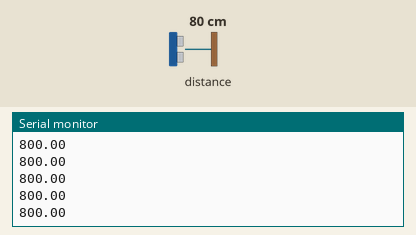
This sketch was run on a simulated Arduino Uno, built with avr-gcc and run on an emulated ATmega328P. Parts: the last lines printed to the serial monitor. Inputs (shaded band) come from the test bench; at power-on: distance to the obstacle 80 cm.

Above: at 1.2 s.
1.3 s: distance to the obstacle set to 2 cm
At 2.2 s:
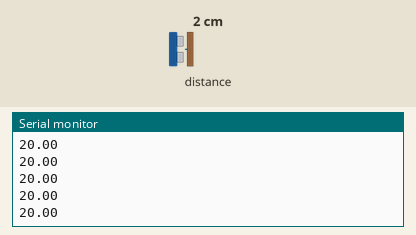
2.8 s: distance to the obstacle set to 4 cm
At 3.4 s:
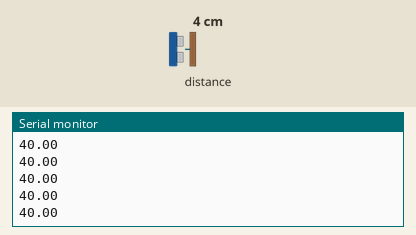
Timing chart, 0 to 5.8 s (numbered marks = the images above; inputs shaded):
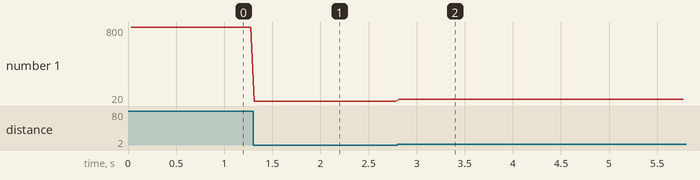

The sketch:

lidar_func.ino
```cpp
#include <Wire.h>
#include <VL53L0X.h>

VL53L0X sensor;

#define HIGH_ACCURACY
#define LONG_RANGE
//#define LONG_RANGE
//#define HIGH_SPEED

void setup()

{

  Serial.begin(9600);
  Wire.begin();
  sensor.setTimeout(500);

  if (!sensor.init())
  {
    Serial.println("Failed to detect and initialize sensor!");
    while (1) {}
  }

#if defined LONG_RANGE
  // lower the return signal rate limit (default is 0.25 MCPS)
  sensor.setSignalRateLimit(0.1);
  // increase laser pulse periods (defaults are 14 and 10 PCLKs)
  sensor.setVcselPulsePeriod(VL53L0X::VcselPeriodPreRange, 18);
  sensor.setVcselPulsePeriod(VL53L0X::VcselPeriodFinalRange, 14);
#endif

#if defined HIGH_SPEED
  // reduce timing budget to 20 ms (default is about 33 ms)
  sensor.setMeasurementTimingBudget(20000);

#elif defined HIGH_ACCURACY
  // increase timing budget to 200 ms
  sensor.setMeasurementTimingBudget(200000);
#endif

}

void loop()

{

  //Serial.print(sensor.readRangeSingleMillimeters());
  //if (sensor.timeoutOccurred()) { Serial.print(" TIMEOUT");
  //}

  float distance = tof_distance();
  Serial.println(distance);

}

float tof_distance(){
  float distance = (sensor.readRangeSingleMillimeters());
  return distance;
}
```

Measured:
- after the input at 1.3 s, the serial monitor: prints a new line at once (image 1)
- after the input at 2.8 s, the serial monitor: prints a new line at once (image 2)
- plotted number 1: 800 → 20 after the input at 1.3 s, 20 → 40 after the input at 2.8 s
